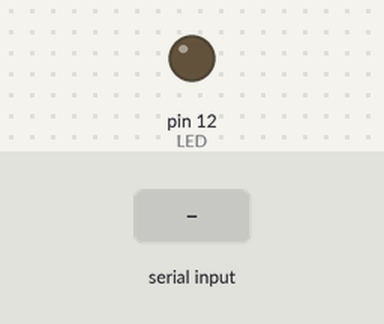
This sketch was run on a simulated Arduino Uno, built with avr-gcc and run on an emulated ATmega328P. Shown: output pins drawn as LEDs (lit = HIGH). The test bench sets the inputs (shaded band). What the sketch prints to the serial monitor is not drawn.

Above: at 1.2 s.
1.3 s: "1" received over Serial
At 3.1 s:
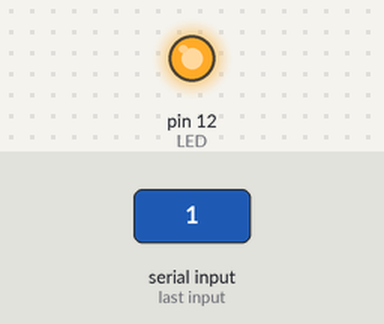
3.5 s: "0" received over Serial
At 4.6 s:
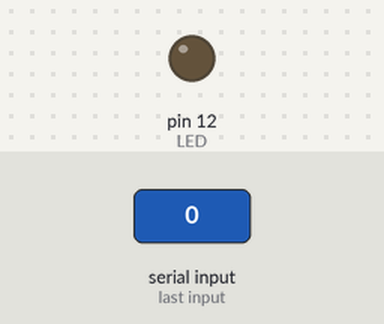
Timing chart, 0 to 6.5 s (numbered marks = the images above; inputs shaded):
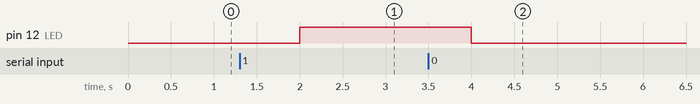

The sketch:

LEDBLUE.ino
```cpp
// Bluetooth Serial Communication

#define LED 12

char val;

void setup(){
 pinMode(LED,OUTPUT);
 Serial.begin(115200);
}

void loop(){
  Serial.println("Bluetooth");
  Serial.println(val); // Default val = ÿ
  val = Serial.read();

  if (val == '1'){
     digitalWrite(LED, HIGH);
     delay(1000);
  }
  else if (val == '0'){
     digitalWrite(LED, LOW);
     delay(1000);
  }

  else {
    delay(1000);
  }
}
```

Measured:
- after the input at 1.3 s, pin 12 (LED): LOW → HIGH after 0.70 s
- after the input at 3.5 s, pin 12 (LED): HIGH → LOW after 0.50 s
